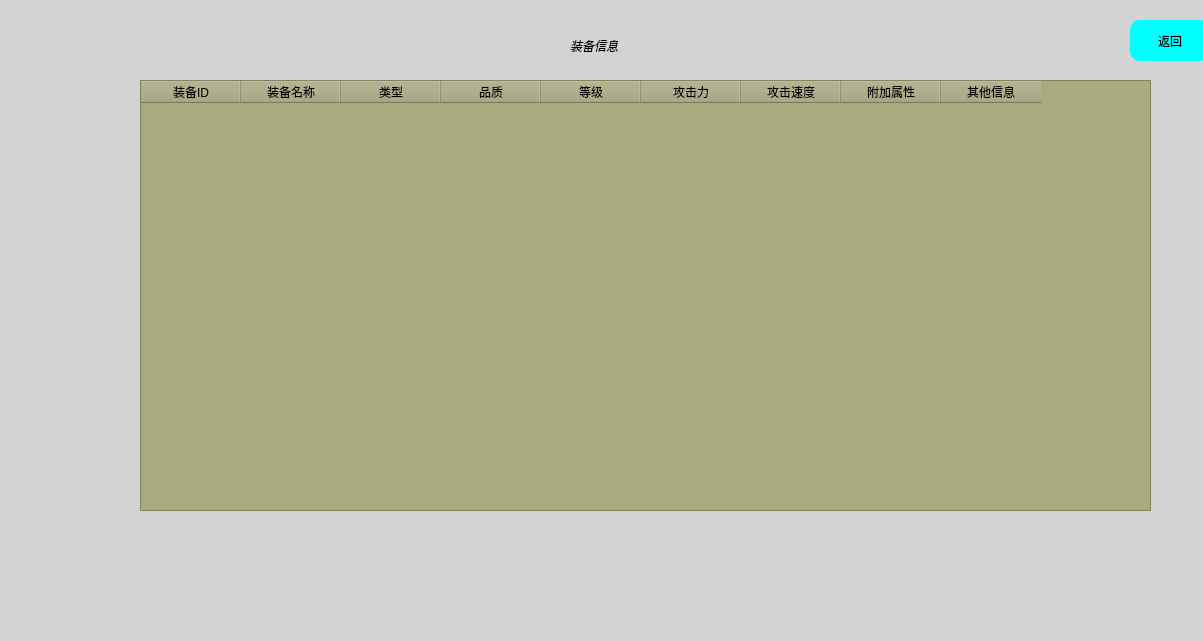
<?xml version="1.0" encoding="UTF-8"?>
<ui version="4.0">
 <class>equipmentInfo</class>
 <widget class="QDialog" name="equipmentInfo">
  <property name="geometry">
   <rect>
    <x>0</x>
    <y>0</y>
    <width>1203</width>
    <height>641</height>
   </rect>
  </property>
  <property name="windowTitle">
   <string>Dialog</string>
  </property>
  <property name="styleSheet">
   <string notr="true">background-color: rgb(211,211,211);
background-position: center center;</string>
  </property>
  <widget class="QPushButton" name="btn_return">
   <property name="geometry">
    <rect>
     <x>1130</x>
     <y>20</y>
     <width>80</width>
     <height>41</height>
    </rect>
   </property>
   <property name="styleSheet">
    <string notr="true">background:#00FFFF;
	border-style:outset;
	border-radius:10px;</string>
   </property>
   <property name="text">
    <string>返回</string>
   </property>
  </widget>
  <widget class="QTableWidget" name="tableWidget">
   <property name="geometry">
    <rect>
     <x>140</x>
     <y>80</y>
     <width>1011</width>
     <height>431</height>
    </rect>
   </property>
   <property name="styleSheet">
    <string notr="true">background-color: rgb(170, 170, 127);</string>
   </property>
   <column>
    <property name="text">
     <string>装备ID</string>
    </property>
   </column>
   <column>
    <property name="text">
     <string>装备名称</string>
    </property>
   </column>
   <column>
    <property name="text">
     <string>类型</string>
    </property>
   </column>
   <column>
    <property name="text">
     <string>品质</string>
    </property>
   </column>
   <column>
    <property name="text">
     <string>等级</string>
    </property>
   </column>
   <column>
    <property name="text">
     <string>攻击力</string>
    </property>
   </column>
   <column>
    <property name="text">
     <string>攻击速度</string>
    </property>
   </column>
   <column>
    <property name="text">
     <string>附加属性</string>
    </property>
   </column>
   <column>
    <property name="text">
     <string>其他信息</string>
    </property>
   </column>
  </widget>
  <widget class="QLabel" name="label">
   <property name="geometry">
    <rect>
     <x>570</x>
     <y>30</y>
     <width>151</width>
     <height>31</height>
    </rect>
   </property>
   <property name="styleSheet">
    <string notr="true">font: 700 16pt &quot;Microsoft YaHei UI&quot;;
background:rgba(85,170,225,0);
	font-style: italic bold;
	font size:14px;</string>
   </property>
   <property name="text">
    <string>装备信息</string>
   </property>
  </widget>
 </widget>
 <resources/>
 <connections/>
</ui>
